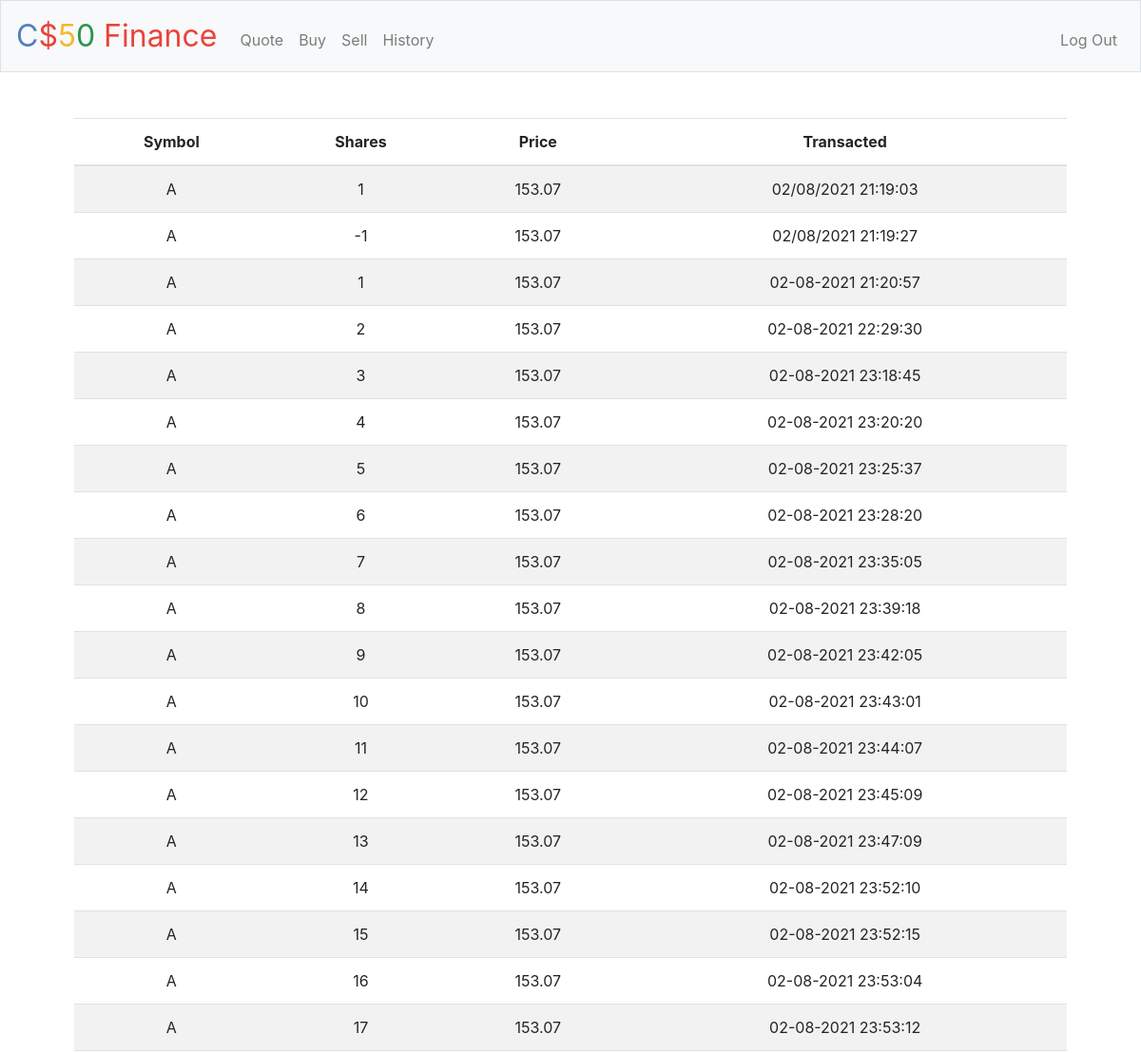
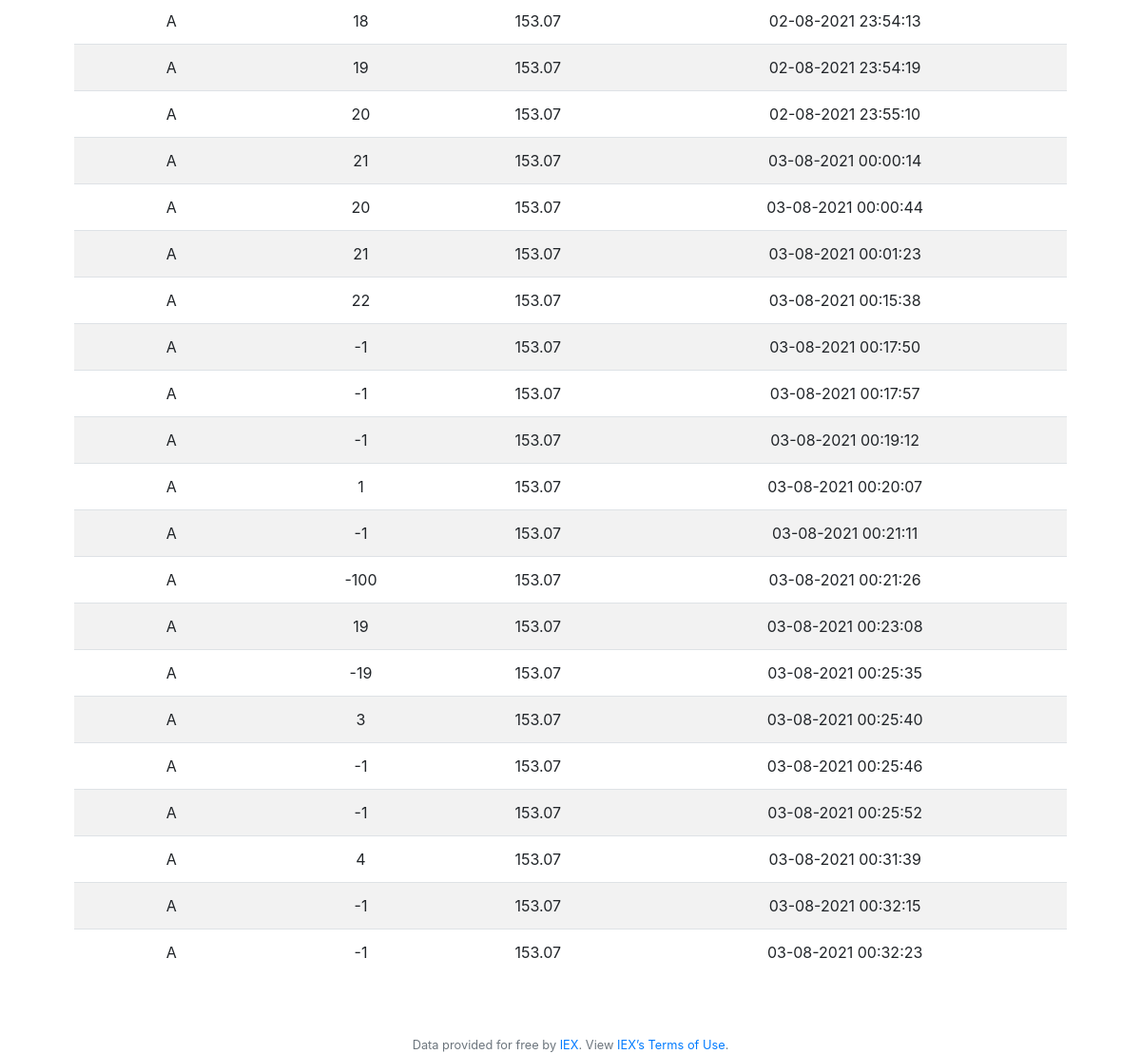
Screenshot of /history (signed in) with the database file from the repository (2 pictures, top to bottom).
### tables this page shows
CREATE TABLE history (person_id INTEGER, symbol TEXT NOT NULL,shares INTEGER, price NUMERIC NOT NULL, transacted DATETIME);

### application.py (the view)
@app.route("/history")
@login_required
def history():
    user = db.execute("SELECT * FROM history WHERE person_id = ?", session['user_id'])
    return render_template("history.html", values=user)

### application.py (called while the page is built)
@app.after_request
def after_request(response):
    response.headers["Cache-Control"] = "no-cache, no-store, must-revalidate"
    response.headers["Expires"] = 0
    response.headers["Pragma"] = "no-cache"
    return response

### helpers.py (called while the page is built)
def login_required(f):
    @wraps(f)
    def decorated_function(*args, **kwargs):
        if session.get("user_id") is None:
            return redirect("/login")
        return f(*args, **kwargs)
    return decorated_function

### templates/history.html (shortened to what this page needs)
{% extends "layout.html" %}
{% block main %}
 <table class="table table-striped">
        <thead>
            <tr>
                <th>Symbol</th>
                <th>Shares</th>
                <th>Price</th>
                <th>Transacted</th>
            </tr>
        </thead>
        <tbody>
            {% for dict_item in values %}
               <tr>
                    <td>{{ dict_item['symbol'] }}</td>
                    <td>{{ dict_item['shares'] }}</td>
                    <td>{{ dict_item['price']  }}</td>
                    <td>{{ dict_item['transacted'] }}</td>
                </tr>
            {% endfor %}
        </tbody>
    </table>
{% endblock %}

### templates/layout.html (shortened to what this page needs)
<!DOCTYPE html>
<html lang="en">
    <head>
        <link rel="stylesheet" href="https://cdn.jsdelivr.net/npm/bootstrap@4.5.3/dist/css/bootstrap.min.css">
        <link href="/static/styles.css" rel="stylesheet">
    </head>
    <body>
        <nav class="navbar navbar-expand-md navbar-light bg-light border">
            <a class="navbar-brand" href="/"><span class="blue">C</span><span class="red">$</span><span class="yellow">5</span><span class="green">0</span> <span class="red">Finance</span></a>
            <div class="collapse navbar-collapse" id="navbar">
                {% if session.user_id %}
                    <ul class="navbar-nav mr-auto mt-2">
                        <li class="nav-item"><a class="nav-link" href="/quote">Quote</a></li>
                        <li class="nav-item"><a class="nav-link" href="/buy">Buy</a></li>
                        <li class="nav-item"><a class="nav-link" href="/sell">Sell</a></li>
                        <li class="nav-item"><a class="nav-link" href="/history">History</a></li>
                    </ul>
                    <ul class="navbar-nav ml-auto mt-2">
                        <li class="nav-item"><a class="nav-link" href="/logout">Log Out</a></li>
                    </ul>
                {% else %}
                    <ul class="navbar-nav ml-auto mt-2">
                        <li class="nav-item"><a class="nav-link" href="/register">Register</a></li>
                        <li class="nav-item"><a class="nav-link" href="/login">Log In</a></li>
                    </ul>
                {% endif %}
            </div>
        </nav>
        <main class="container p-5">
            {% block main %}{% endblock %}
        </main>
        <footer class="small text-center text-muted">
            Data provided for free by <a href="https://iextrading.com/developer">IEX</a>. View <a href="https://iextrading.com/api-exhibit-a/">IEX’s Terms of Use</a>.
        </footer>
    </body>
</html>

### static/styles.css (style rules this page uses)
nav .navbar-brand { font-size: xx-large; }
nav .navbar-brand .blue { color: #537fbe; }
nav .navbar-brand .red { color: #ea433b; }
nav .navbar-brand .yellow { color: #f5b82e; }
nav .navbar-brand .green { color: #2e944b; }
main { overflow-x: auto; text-align: center; }

### rows the page displays
history: symbol "A", shares "1", price "153.07", transacted "02/08/2021 21:19:03"
history: symbol "A", shares "-1", price "153.07", transacted "02/08/2021 21:19:27"
history: symbol "A", shares "1", price "153.07", transacted "02-08-2021 21:20:57"
history: symbol "A", shares "2", price "153.07", transacted "02-08-2021 22:29:30"
history: symbol "A", shares "3", price "153.07", transacted "02-08-2021 23:18:45"
history: symbol "A", shares "4", price "153.07", transacted "02-08-2021 23:20:20"
history: symbol "A", shares "5", price "153.07", transacted "02-08-2021 23:25:37"
history: symbol "A", shares "6", price "153.07", transacted "02-08-2021 23:28:20"
history: symbol "A", shares "7", price "153.07", transacted "02-08-2021 23:35:05"
history: symbol "A", shares "8", price "153.07", transacted "02-08-2021 23:39:18"
history: symbol "A", shares "9", price "153.07", transacted "02-08-2021 23:42:05"
history: symbol "A", shares "10", price "153.07", transacted "02-08-2021 23:43:01"
history: symbol "A", shares "11", price "153.07", transacted "02-08-2021 23:44:07"
history: symbol "A", shares "12", price "153.07", transacted "02-08-2021 23:45:09"
history: symbol "A", shares "13", price "153.07", transacted "02-08-2021 23:47:09"
history: symbol "A", shares "14", price "153.07", transacted "02-08-2021 23:52:10"
history: symbol "A", shares "15", price "153.07", transacted "02-08-2021 23:52:15"
history: symbol "A", shares "16", price "153.07", transacted "02-08-2021 23:53:04"
history: symbol "A", shares "17", price "153.07", transacted "02-08-2021 23:53:12"
history: symbol "A", shares "18", price "153.07", transacted "02-08-2021 23:54:13"
history: symbol "A", shares "19", price "153.07", transacted "02-08-2021 23:54:19"
history: symbol "A", shares "20", price "153.07", transacted "02-08-2021 23:55:10"
history: symbol "A", shares "21", price "153.07", transacted "03-08-2021 00:00:14"
history: symbol "A", shares "20", price "153.07", transacted "03-08-2021 00:00:44"
history: symbol "A", shares "21", price "153.07", transacted "03-08-2021 00:01:23"
history: symbol "A", shares "22", price "153.07", transacted "03-08-2021 00:15:38"
history: symbol "A", shares "-1", price "153.07", transacted "03-08-2021 00:17:50"
history: symbol "A", shares "-1", price "153.07", transacted "03-08-2021 00:17:57"
history: symbol "A", shares "-1", price "153.07", transacted "03-08-2021 00:19:12"
history: symbol "A", shares "1", price "153.07", transacted "03-08-2021 00:20:07"
history: symbol "A", shares "-1", price "153.07", transacted "03-08-2021 00:21:11"
history: symbol "A", shares "-100", price "153.07", transacted "03-08-2021 00:21:26"
history: symbol "A", shares "19", price "153.07", transacted "03-08-2021 00:23:08"
history: symbol "A", shares "-19", price "153.07", transacted "03-08-2021 00:25:35"
history: symbol "A", shares "3", price "153.07", transacted "03-08-2021 00:25:40"
history: symbol "A", shares "-1", price "153.07", transacted "03-08-2021 00:25:46"
history: symbol "A", shares "-1", price "153.07", transacted "03-08-2021 00:25:52"
history: symbol "A", shares "4", price "153.07", transacted "03-08-2021 00:31:39"
history: symbol "A", shares "-1", price "153.07", transacted "03-08-2021 00:32:15"
history: symbol "A", shares "-1", price "153.07", transacted "03-08-2021 00:32:23"
